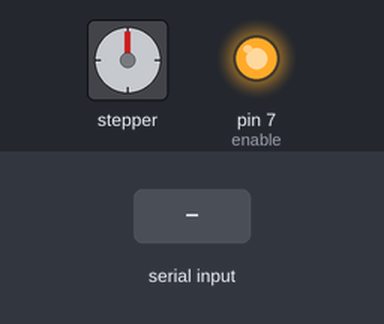
Bench run of a sketch on a simulated Arduino Uno, built with avr-gcc and run on an emulated ATmega328P. Shown: stepper motor, output pins drawn as LEDs (lit = HIGH). The test bench sets the inputs (shaded band). Stepper angles assume 200 steps per turn; what the sketch prints to the serial monitor is not drawn.

Above: at 1.2 s.
1.3 s: "2\n" received over Serial
7.3 s: "1\n" received over Serial
Timing chart, 0 to 16.4 s (numbered marks = the images above; inputs shaded):
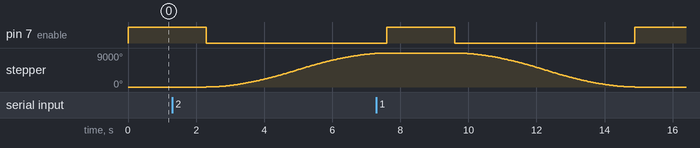

Measured:
- after the input at 1.3 s, pin 7 (enable): HIGH → LOW after 1.0 s; stepper: keeps turning clockwise at about 1785°/s, starting after 1.0 s

The sketch:

test_stepper.ino
```cpp
#include <AccelStepper.h>

// Define a stepper and the pins it will use
AccelStepper stepper(AccelStepper::DRIVER, 3, 2);

int slot;
int enable=7;

void setup()
{ Serial.begin(9600);
  pinMode(enable,OUTPUT);
  stepper.setMaxSpeed(3000);
  stepper.setAcceleration(1000);
  digitalWrite(enable,HIGH);
}

void loop()
{
  Serial.println("enter the slot");
  while(Serial.available()==0);{
    }
  slot=Serial.readString().toInt();
  Serial.println(slot);
  rotate(slot);
  Serial.println("task complete");
  delay(1000);
}
int rotate(int slot){
  digitalWrite(enable,LOW);
  Serial.println("entered");
  int pos;
    if(slot==1){
        Serial.println("entered3");
            pos=0;
              stepper.moveTo(pos);
              while(stepper.distanceToGo() != 0)
              {
                    stepper.run();
                   }
  Serial.println("Reached slot1");
  }
    else if(slot==2){
        Serial.println("entered3");
            pos=5000;
              stepper.moveTo(pos);
              while(stepper.distanceToGo() != 0)
              {
                    stepper.run();
                   }
  Serial.println("Reached slot2");
  }
  else if(slot==3){
        Serial.println("entered3");
            pos=-5000;
              stepper.moveTo(pos);
              while(stepper.distanceToGo() != 0)
              {
                    stepper.run();
                   }
  Serial.println("Reached slot3");
      }
    else
    {Serial.println("enter correct slot");
      }
 digitalWrite(enable,HIGH);
}
```
